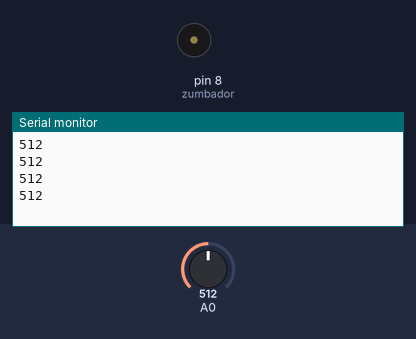
Bench run of a sketch on a simulated Arduino Uno, built with avr-gcc and run on an emulated ATmega328P. Shown: buzzer (waves = sounding), the last lines printed to the serial monitor. The test bench sets the inputs (shaded band); at power-on: A0 = 512.

Above: at 1.2 s.
1.3 s: A0 set to 12
At 1.82 s:
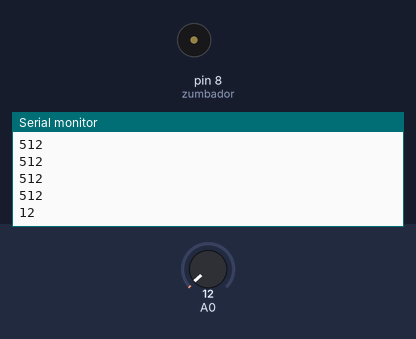
2.8 s: A0 set to 9
At 3.25 s:
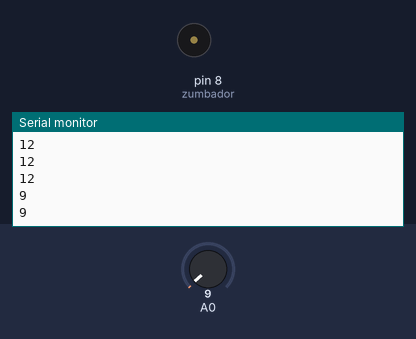
4.6 s: A0 set to 122
At 4.9 s:
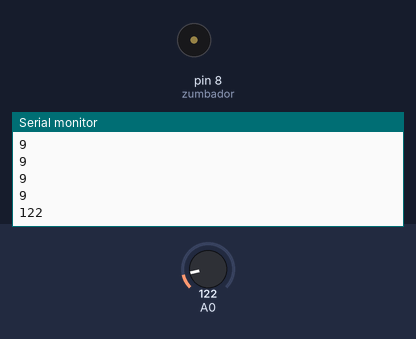
6.1 s: A0 set to 0
At 6.33 s:
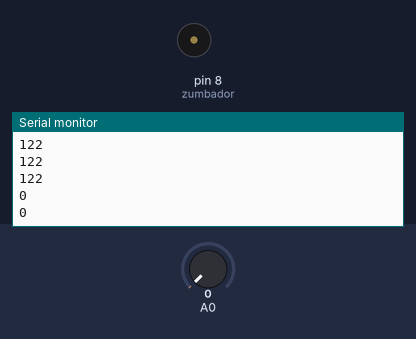
Timing chart, 0 to 8.7 s (numbered marks = the images above; inputs shaded):
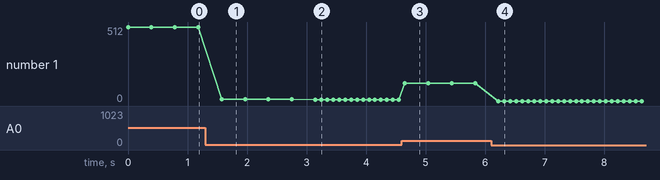

Measured:
- after the input at 1.3 s, the serial monitor: prints a new line after 0.27 s (image 1)
- after the input at 2.8 s, the serial monitor: prints a new line after 0.35 s (image 2)
- after the input at 4.6 s, the serial monitor: prints a new line after 0.05 s (image 3)
- after the input at 6.1 s, the serial monitor: prints a new line after 0.12 s (image 4)
- plotted number 1: 512 → 12 after the input at 1.3 s, 12 → 9 after the input at 2.8 s, 9 → 122 after the input at 4.6 s, 122 → 0 after the input at 6.1 s

The sketch:

Incendio.ino
```cpp
#define UMBRALSENSOR 10
#define FRECMINIMA 2000
#define AMPLIFICACION 1000

int zumbador=8;
int tono;
float seno;

void setup() {
  Serial.begin(9600);
  pinMode(zumbador, OUTPUT);
}

void loop() {
  int lecturaSensor = analogRead(0);
  Serial.println(lecturaSensor);

  if (lecturaSensor>UMBRALSENSOR){
    int i;
    for (i=0;i<180;i++){
      seno = sin(i*3.1415/180);
      tono = FRECMINIMA+int(seno*AMPLIFICACION);
      tone(zumbador, tono);
      delay(2);
    }
  } else{
    noTone(zumbador);
    delay(100);
  }

}
```
